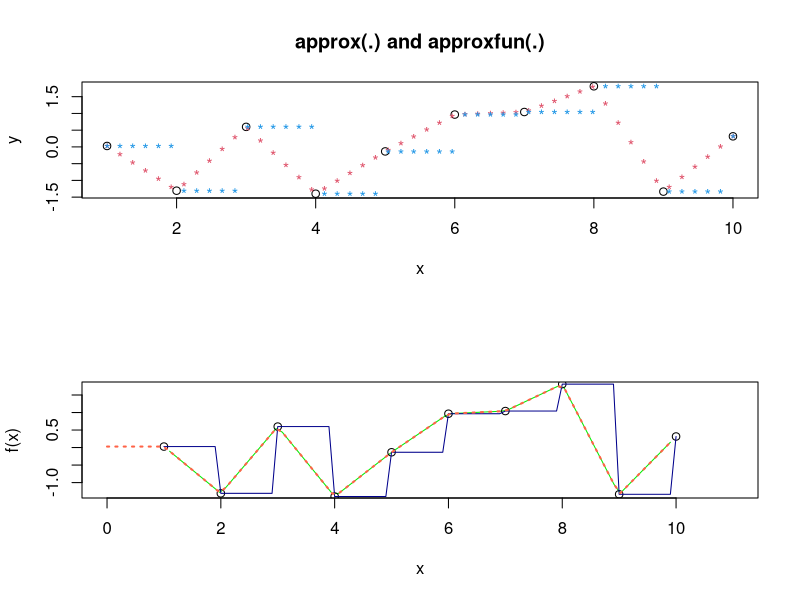
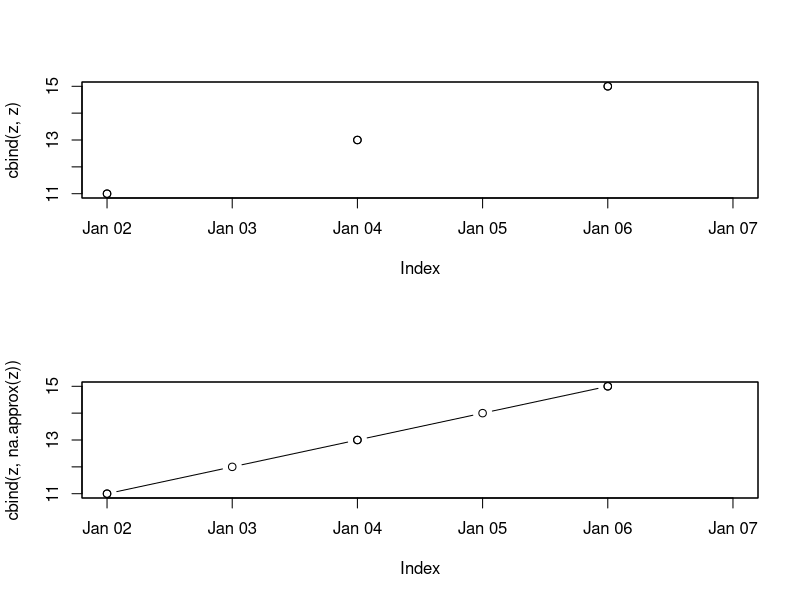

The R script that drew these images, in order:
require(graphics)

x <- 1:10
y <- rnorm(10)
par(mfrow = c(2,1))
plot(x, y, main = "approx(.) and approxfun(.)")
points(approx(x, y), col = 2, pch = "*")
points(approx(x, y, method = "constant"), col = 4, pch = "*")

f <- approxfun(x, y)
curve(f(x), 0, 11, col = "green2")
points(x, y)
is.function(fc <- approxfun(x, y, method = "const")) # TRUE
curve(fc(x), 0, 10, col = "darkblue", add = TRUE)
## different extrapolation on left and right side :
plot(approxfun(x, y, rule = 2:1), 0, 11,
     col = "tomato", add = TRUE, lty = 3, lwd = 2)

## Show treatment of 'ties' :

x <- c(2,2:4,4,4,5,5,7,7,7)
y <- c(1:6, 5:4, 3:1)
approx(x, y, xout = x)$y # warning
(ay <- approx(x, y, xout = x, ties = "ordered")$y)
stopifnot(ay == c(2,2,3,6,6,6,4,4,1,1,1))
approx(x, y, xout = x, ties = min)$y
approx(x, y, xout = x, ties = max)$y



#### ZOO methodology
require(zoo)
z <- zoo(c(2, NA, 1, 4, 5, 2), c(1, 3, 4, 6, 7, 8))

## use underlying time scale for interpolation
na.approx(z) 
## use equidistant spacing
na.approx(z, 1:6)

# with and without na.rm = FALSE
zz <- c(NA, 9, 3, NA, 3, 2)
na.approx(zz, na.rm = FALSE)
na.approx(zz)

d0 <- as.Date("2000-01-01")
z <- zoo(c(11, NA, 13, NA, 15, NA), d0 + 1:6)

# NA fill, drop or keep leading/trailing NAs
na.approx(z)
na.approx(z, na.rm = FALSE)

# extrapolate to point outside of range of time points
# (a) drop NA, (b) keep NA, (c) extrapolate using rule = 2 from approx()
na.approx(z, xout = d0 + 7)
na.approx(z, xout = d0 + 7, na.rm = FALSE)
na.approx(z, xout = d0 + 7, rule = 2)

# use splines - extrapolation handled differently
z <- zoo(c(11, NA, 13, NA, 15, NA), d0 + 1:6)
na.spline(z)
na.spline(z, na.rm = FALSE)
na.spline(z, xout = d0 + 1:6)
na.spline(z, xout = d0 + 2:5)
na.spline(z, xout = d0 + 7)
na.spline(z, xout = d0 + 7, na.rm = FALSE)

## using na.approx for disaggregation
zy <- zoo(1:3,  2000:2001)

# yearly to monthly series
zmo <- na.approx(zy, xout = as.yearmon(2000+0:13/12))
zmo

# monthly to daily series
sq <- seq(as.Date(start(zmo)), as.Date(end(zmo), frac = 1), by = "day")
zd <- na.approx(zmo, x = as.Date, xout = sq)
head(zd)

# weekly to daily series
zww <- zoo(1:3, as.Date("2001-01-01") + seq(0, length = 3, by = 7))
zww
zdd <- na.approx(zww, xout = seq(start(zww), end(zww), by = "day"))
zdd

# The lines do not show up because of the NAs
plot(cbind(z, z), type = "b", screen = 1)
# use na.approx to force lines to appear
plot(cbind(z, na.approx(z)), type = "b", screen = 1)

# Workaround where less than 2 NAs can appear in a column
za <- zoo(cbind(1:5, NA, c(1:3, NA, 5), NA)); za

ix <- colSums(!is.na(za)) > 0
za[, ix] <- na.approx(za[, ix]); za

# using na.approx to create regularly spaced series
# z has points at 10, 20 and 40 minutes while output also has a point at 30
if(require("chron")) {
  tt <- as.chron("2000-01-01 10:00:00") + c(1, 2, 4) * as.numeric(times("00:10:00"))
  z <- zoo(1:3, tt)
  tseq <- seq(start(z), end(z), by = times("00:10:00"))
  na.approx(z, xout = tseq)
}
